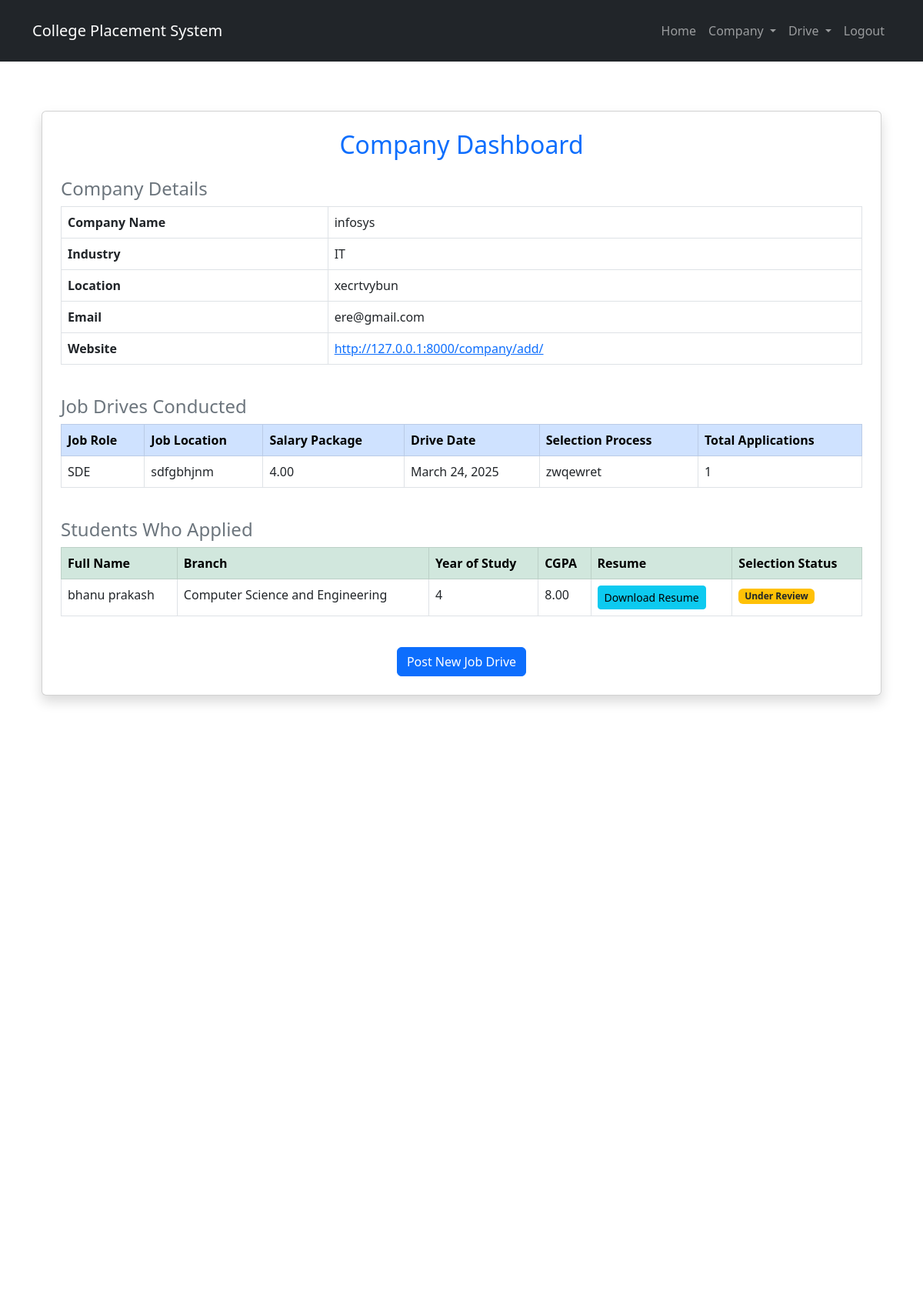
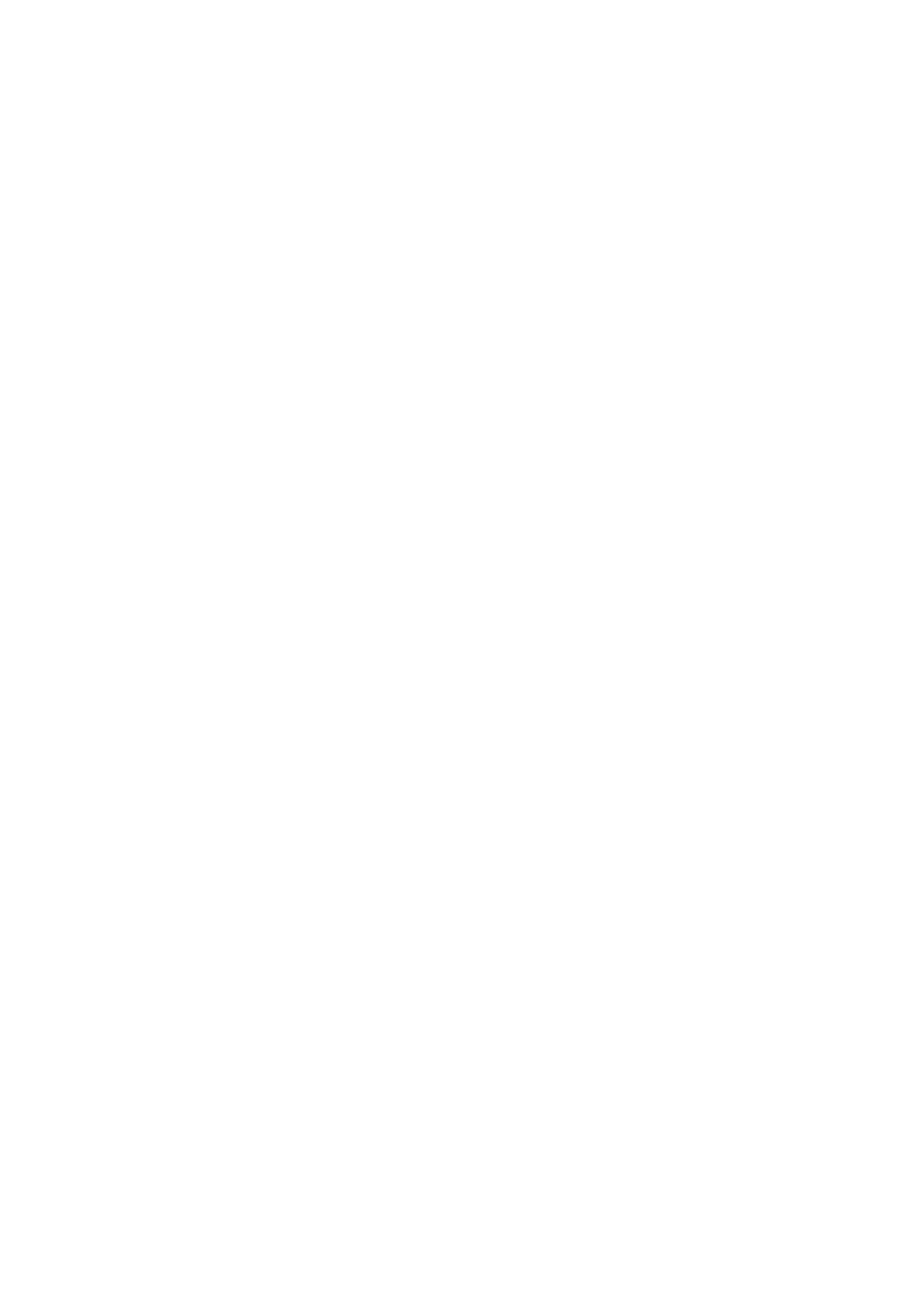
/company_dashboard/ (signed in, upper part), run on the app's committed database (2 pictures, top to bottom).
### home/models.py (models this page shows, shortened)
class Company(models.Model):
    INDUSTRY_CHOICES = [
        ('IT', 'IT'),
        ('Finance', 'Finance'),
        ('Healthcare', 'Healthcare'),
        ('Manufacturing', 'Manufacturing'),
        ('Education', 'Education'),
        ('Other', 'Other'),
    ]
    user = models.OneToOneField(User, on_delete=models.CASCADE)
    name = models.CharField(max_length=255, unique=True)
    industry_type = models.CharField(max_length=50, choices=INDUSTRY_CHOICES)
    location = models.CharField(max_length=255)
    website = models.URLField(blank=True, null=True)
    contact_person = models.CharField(max_length=255)
    contact_email = models.EmailField()
    contact_phone = models.CharField(max_length=15)
    created_at = models.DateTimeField(auto_now_add=True)
    def __str__(self):
        return self.name

class Drive(models.Model):
    EMPLOYMENT_TYPE_CHOICES = [
        ('Full-time', 'Full-time'),
        ('Internship', 'Internship'),
        ('Part-time', 'Part-time'),
    ]
    BACKLOG_CHOICES = [
        ('Yes','Yes'),
        ('NO','NO'),
    ]
    YEAR_CHOICES =[
        ('2023','2023'),
        ('2024','2024'),
        ('2025','2025'),
    ]
    company = models.ForeignKey(Company, on_delete=models.CASCADE, related_name="drives")
    job_role = models.CharField(max_length=255)
    job_description = models.TextField()
    salary_package = models.DecimalField(max_digits=10, decimal_places=2)
    employment_type = models.CharField(max_length=20, choices=EMPLOYMENT_TYPE_CHOICES)
    bond_period = models.PositiveIntegerField(blank=True, null=True, help_text="Duration in months")
    job_location = models.CharField(max_length=255)
    cgpa_requirement = models.DecimalField(max_digits=3, decimal_places=2, help_text="Minimum CGPA required")
    skills_required = models.TextField()
    backlog_allowed = models.CharField(max_length = 20, choices = BACKLOG_CHOICES)
    batch_eligible = models.CharField(max_length=50, choices =YEAR_CHOICES)
    selection_process = models.TextField(help_text="Stages like Aptitude Test, Coding Test, Interviews")
    application_deadline = models.DateField()
    drive_date = models.DateField()
    applied = models.BooleanField(default=False)
    applied_students = models.ManyToManyField('StudentProfile', related_name='applied_drives', blank=True)
    selected_students = models.ManyToManyField('StudentProfile', related_name="selected_drives", blank=True)
    created_at = models.DateTimeField(auto_now_add=True)
    def __str__(self):
        return f"{self.company.name} - {self.job_role} ({self.drive_date})"

class StudentProfile(models.Model):
    BRANCH_CHOICES = [
        ('CSE', 'Computer Science and Engineering'),
        ('ECE', 'Electronics and Communication Engineering'),
        ('EEE', 'Electrical and Electronics Engineering'),
        ('ME', 'Mechanical Engineering'),
        ('CE', 'Civil Engineering'),
    ]
    user = models.OneToOneField(User, on_delete=models.CASCADE, related_name="student_profile")
    first_name = models.CharField(max_length=100)
    last_name = models.CharField(max_length=100)
    date_of_birth = models.DateField(null=True, blank=True)
    phone_number = models.CharField(max_length=15)
    address = models.TextField()
    city = models.CharField(max_length=100)
    state = models.CharField(max_length=100)
    country = models.CharField(max_length=100)
    zip_code = models.CharField(max_length=10)
    enrollment_number = models.CharField(max_length=20, unique=True)
    branch = models.CharField(max_length=50, choices=BRANCH_CHOICES)
    year_of_study = models.IntegerField(null=True, blank=True)
    current_semester = models.IntegerField()
    resume = models.FileField(upload_to='resumes/', blank=True, null=True)
    skills = models.TextField(help_text="Enter skills separated by commas")
    certifications = models.FileField(upload_to='certifications/', blank=True, null=True)
    cgpa = models.DecimalField(max_digits=4, decimal_places=2)
    linkedin_profile = models.URLField(blank=True, null=True)
    github_profile = models.URLField(blank=True, null=True)

### home/views.py (the view)
# urls.py: path("company_dashboard/", views.company_dashboard, name="company_dashboard"),
@superuser_required
def company_dashboard(request):
    user = request.user
    print("The current user is:", user)
    try:
        company = Company.objects.get(user=user)  # Ensure Company has a `user` field
        print("The current company is:", company)
        print(company.name)
        company_drives = company.drives.all() # Use `.drive_set.all()` instead of `company.drives.all()`
        print("Company drives:", company_drives)
        applied_students = StudentProfile.objects.filter(applied_drives__in=company_drives).distinct()
        return render(request, 'company/company_dashboard.html', {
            'company':company,
            'company_drives': company_drives,
            'applied_students': applied_students
        })
    except ObjectDoesNotExist:
        messages.error(request, "Company profile not found for this user.")
        return redirect("home")

### home/templates/company/company_dashboard.html (shortened to what this page needs)
{% extends "base.html" %}
{% block content %}
<div class="container mt-4">
    <div class="card shadow p-4">
        <h2 class="text-primary text-center mb-4">Company Dashboard</h2>
        <h4 class="text-secondary">Company Details</h4>
        <table class="table table-bordered">
            <tr>
                <th>Company Name</th>
                <td>{{ company.name }}</td>
            </tr>
            <tr>
                <th>Industry</th>
                <td>{{ company.industry_type }}</td>
            </tr>
            <tr>
                <th>Location</th>
                <td>{{ company.location }}</td>
            </tr>
            <tr>
                <th>Email</th>
                <td>{{ company.contact_email }}</td>
            </tr>
            <tr>
                <th>Website</th>
                <td>
                    {% if company.website %}
                        <a href="{{ company.website }}" target="_blank">{{ company.website }}</a>
                    {% else %}
                        <span class="text-muted">Not Provided</span>
                    {% endif %}
                </td>
            </tr>
        </table>
        <h4 class="text-secondary mt-4">Job Drives Conducted</h4>
        {% if company_drives %}
        <table class="table table-bordered">
            <thead class="table-primary">
                <tr>
                    <th>Job Role</th>
                    <th>Job Location</th>
                    <th>Salary Package</th>
                    <th>Drive Date</th>
                    <th>Selection Process</th>
                    <th>Total Applications</th>
                </tr>
            </thead>
            <tbody>
                {% for drive in company_drives %}
                <tr>
                    <td>{{ drive.job_role }}</td>
                    <td>{{ drive.job_location }}</td>
                    <td>{{ drive.salary_package }}</td>
                    <td>{{ drive.drive_date }}</td>
                    <td>{{ drive.selection_process }}</td>
                    <td>{{ drive.applied_students.count }}</td>
                </tr>
                {% endfor %}
            </tbody>
        </table>
        {% else %}
            <p class="text-muted">No job drives conducted yet.</p>
        {% endif %}
        <h4 class="text-secondary mt-4">Students Who Applied</h4>
        {% if applied_students %}
        <table class="table table-bordered">
            <thead class="table-success">
                <tr>
                    <th>Full Name</th>
                    <th>Branch</th>
                    <th>Year of Study</th>
                    <th>CGPA</th>
                    <th>Resume</th>
                    <th>Selection Status</th>
                </tr>
            </thead>
            <tbody>
                {% for student in applied_students %}
                <tr>
                    <td>{{ student.first_name }} {{ student.last_name }}</td>
                    <td>{{ student.get_branch_display }}</td>
                    <td>{{ student.year_of_study }}</td>
                    <td>{{ student.cgpa }}</td>
                    <td>
                        {% if student.resume %}
                            <a href="{{ student.resume.url }}" download class="btn btn-info btn-sm">Download Resume</a>
                        {% else %}
                            <span class="text-muted">No Resume Uploaded</span>
                        {% endif %}
                    </td>
                    <td>
                        {% if student in company.selected_students.all %}
                            <span class="badge bg-success">Selected</span>
                        {% else %}
                            <span class="badge bg-warning text-dark">Under Review</span>
                        {% endif %}
                    </td>
                </tr>
                {% endfor %}
            </tbody>
        </table>
        {% else %}
            <p class="text-muted">No students have applied yet.</p>
        {% endif %}
        <div class="text-center mt-4">
            <a href="{% url 'drive_create' %}" class="btn btn-primary">Post New Job Drive</a>
        </div>
    </div>
</div>
{% endblock %}

### home/templates/base.html (style rules this page uses)
body { display: flex; flex-direction: column; min-height: 500vh; }

### data on the page
Company: name "infosys", industry_type "IT", location "xecrtvybun", contact_email "ere@gmail.com", website "http://127.0.0.1:8000/company/add/"
Drive: job_role "SDE", job_location "sdfgbhjnm", salary_package "4.00", drive_date "March 24, 2025", selection_process "zwqewret", applied_students.count "1"
StudentProfile: first_name "bhanu", last_name "prakash", branch "Computer Science and Engineering", year_of_study "4", cgpa "8.00"
